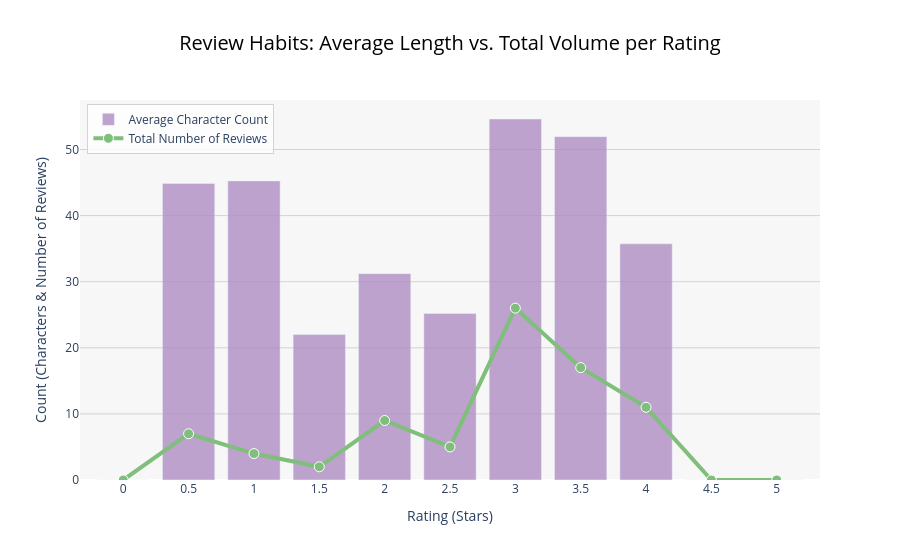

Write notebook code for a chart like this one.
### Markdown cell above
## 10.D Review Habits: Length vs. Volume
By visualizing both the total number of reviews and the average character count on the same scale, I was able to check the relationship between rating, frequency, and effort in a way.

The results demonstrated a pattern that I write the highest volume of reviews for movies rated in the average range (3.0–3.5 stars). On the other hand, I write very few reviews for highly-rated movies (4.5–5.0 stars). An  anomaly appears at the bottom of the scale, which is that I write significantly more reviews for 0.5-star movies than for those rated 1.0 or 1.5 stars.

This shows that my motivation to write a review is driven by strong emotions, either a disappointment or a desire to process "average to high" experiences, rather than a linear relationship with the rating. Furthermore, the review lengths revealed that I tend to write longer reviews when I feel the need to justify why a movie was "not quite perfect" (missing out on a 4- or 5-star rating) or to explain exactly why a film was a total failure (the 0.5-star reviews).

### Code cell
df = pd.read_csv('Dataset/main_enrichedwithcountry_full.csv')

df_cleaned = df[df['Name'] != 'Hello FatherDog'].copy()
df_reviews = df_cleaned[df_cleaned['Review'].notna() & (df_cleaned['Review'].str.strip() != '')].copy()
df_reviews['Review Length'] = df_reviews['Review'].str.len()

grouped_data = df_reviews.groupby('Rating').agg(
    Avg_Length=('Review Length', 'mean'),
    Review_Count=('Review Length', 'count')
).reset_index()

rating_scale = [0.0, 0.5, 1.0, 1.5, 2.0, 2.5, 3.0, 3.5, 4.0, 4.5, 5.0]
all_ratings = pd.DataFrame({'Rating': rating_scale})

merged_data = pd.merge(all_ratings, grouped_data, on='Rating', how='left').fillna(0)

fig = go.Figure()

# THE BARS (Average Length)
fig.add_trace(go.Bar(
    x=merged_data['Rating'],
    y=merged_data['Avg_Length'],
    name='Average Character Count',
    marker_color='#af8dc3', 
    opacity=0.8,            
    hovertemplate='Rating: %{x} Stars<br>Avg Length: %{y:.1f} chars<extra></extra>'
))

# THE LINE (Review Count)
fig.add_trace(go.Scatter(
    x=merged_data['Rating'],
    y=merged_data['Review_Count'],
    name='Total Number of Reviews',
    mode='lines+markers',
    line=dict(color='#7fbf7b', width=4), 
    marker=dict(size=10, color='#7fbf7b', line=dict(width=1, color='white')),
    hovertemplate='Rating: %{x} Stars<br>Total Reviews: %{y}<extra></extra>'
))

fig.update_layout(
    plot_bgcolor='#f7f7f7', 
    paper_bgcolor='white',
    title=dict(
        text='Review Habits: Average Length vs. Total Volume per Rating',
        font=dict(size=20, color='black'),
        x=0.5 # Center the title
    ),
    xaxis=dict(
        title='Rating (Stars)',
        title_font=dict(size=14),
        tickmode='array',
        tickvals=rating_scale 
    ),
    yaxis=dict(
        title='Count (Characters & Number of Reviews)',
        title_font=dict(size=14),
        rangemode='tozero' 
    ),
    legend=dict(
        x=0.01,
        y=0.99,
        bgcolor='rgba(255, 255, 255, 0.8)',
        bordercolor='lightgray',
        borderwidth=1
    ),
    hovermode='x unified' 
)

fig.update_yaxes(showgrid=True, gridwidth=1, gridcolor='lightgray')

fig.show()

fig.write_html('Review_Habits_Interactive.html')

print(f"Analysis based on {len(df_reviews)} written reviews.")

### Figure 1 — Plotly figure (JSON) as saved in the notebook; plotly's stock layout.template omitted (floating-point values rounded to 4 significant figures)
{"data": [{"hovertemplate": "Rating: %{x} Stars<br>Avg Length: %{y:.1f} chars<extra></extra>", "marker": {"color": "#af8dc3"}, "name": "Average Character Count", "opacity": 0.8, "type": "bar", "x": [0.0, 0.5, 1.0, 1.5, 2.0, 2.5, 3.0, 3.5, 4.0, 4.5, 5.0], "y": [0.0, 44.86, 45.25, 22.0, 31.22, 25.2, 54.62, 51.94, 35.73, 0.0, 0.0]}, {"hovertemplate": "Rating: %{x} Stars<br>Total Reviews: %{y}<extra></extra>", "line": {"color": "#7fbf7b", "width": 4}, "marker": {"color": "#7fbf7b", "line": {"color": "white", "width": 1}, "size": 10}, "mode": "lines+markers", "name": "Total Number of Reviews", "type": "scatter", "x": [0.0, 0.5, 1.0, 1.5, 2.0, 2.5, 3.0, 3.5, 4.0, 4.5, 5.0], "y": [0.0, 7.0, 4.0, 2.0, 9.0, 5.0, 26.0, 17.0, 11.0, 0.0, 0.0]}], "layout": {"hovermode": "x unified", "legend": {"bgcolor": "rgba(255, 255, 255, 0.8)", "bordercolor": "lightgray", "borderwidth": 1, "x": 0.01, "y": 0.99}, "paper_bgcolor": "white", "plot_bgcolor": "#f7f7f7", "title": {"font": {"color": "black", "size": 20}, "text": "Review Habits: Average Length vs. Total Volume per Rating", "x": 0.5}, "xaxis": {"tickmode": "array", "tickvals": [0, 0.5, 1, 1.5, 2, 2.5, 3, 3.5, 4, 4.5, 5], "title": {"font": {"size": 14}, "text": "Rating (Stars)"}}, "yaxis": {"gridcolor": "lightgray", "gridwidth": 1, "rangemode": "tozero", "showgrid": true, "title": {"font": {"size": 14}, "text": "Count (Characters & Number of Reviews)"}}}}
